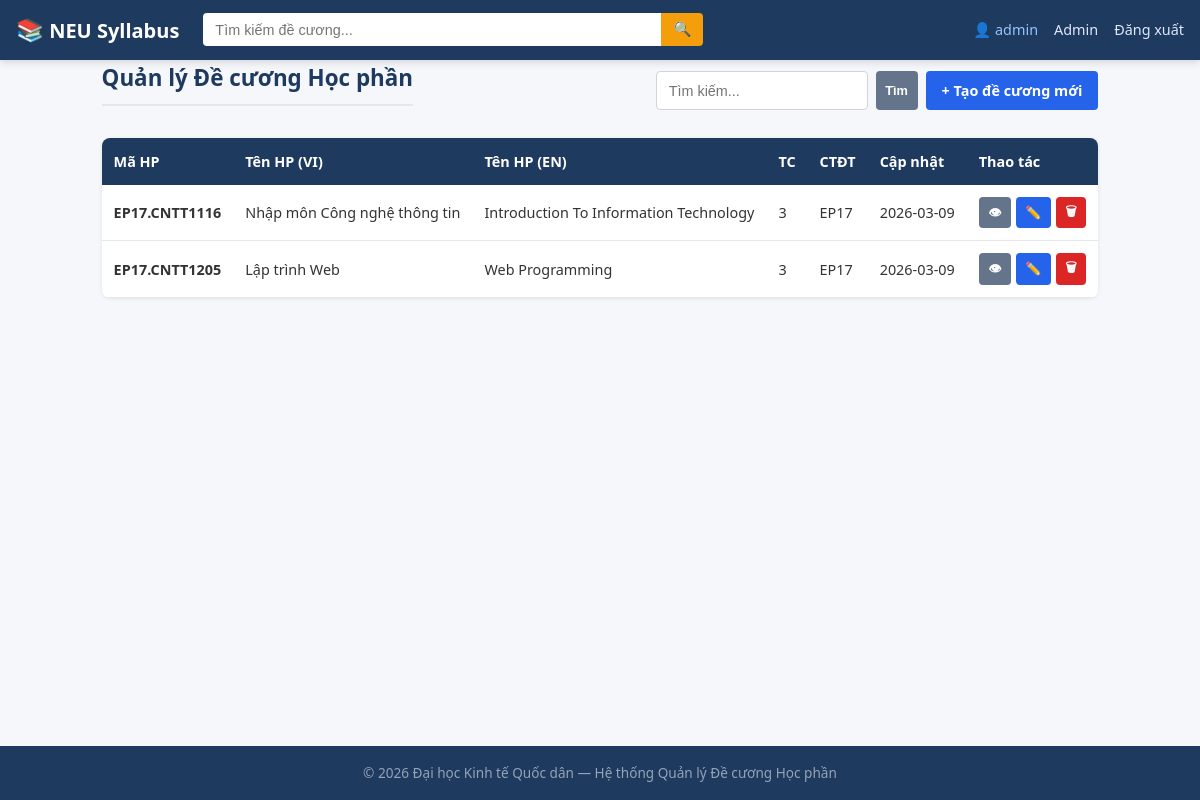
Page /admin/ (signed in) on the committed database.
### tables this page shows
CREATE TABLE syllabi (
    id INTEGER PRIMARY KEY AUTOINCREMENT,
    course_code TEXT UNIQUE NOT NULL,
    course_title_vi TEXT,
    course_title_en TEXT,
    credits INTEGER DEFAULT 0,
    contact_hours INTEGER DEFAULT 0,
    self_study_hours INTEGER DEFAULT 0,
    training_program TEXT,
    decision_date TEXT,
    decision_number TEXT,
    prerequisite_courses_vi TEXT,
    prerequisite_courses_en TEXT,
    num_prerequisite_courses TEXT DEFAULT 'None',
    description_vi TEXT,
    description_en TEXT,
    clo_assessment_vi TEXT,
    clo_assessment_en TEXT,
    course_requirements_vi TEXT,
    course_requirements_en TEXT,
    adjustment_time TEXT,
    created_at TIMESTAMP DEFAULT CURRENT_TIMESTAMP,
    updated_at TIMESTAMP DEFAULT CURRENT_TIMESTAMP
);

### app.py (the view)
@app.route('/admin/')
@admin_required
def admin_dashboard():
    q = request.args.get('q', '').strip()
    if q:
        syllabi = models.search_syllabi(q)
    else:
        syllabi = models.get_all_syllabi()
    return render_template('admin/dashboard.html', syllabi=syllabi, query=q)

### app.py (called while the page is built)
def admin_required(view):
    @functools.wraps(view)
    def wrapped(**kwargs):
        if 'user_id' not in session:
            flash('Vui lòng đăng nhập để tiếp tục.', 'warning')
            return redirect(url_for('login'))
        if session.get('role') != 'admin':
            flash('Bạn không có quyền truy cập trang này.', 'danger')
            return redirect(url_for('index'))
        return view(**kwargs)
    return wrapped

### models.py (called while the page is built)
def get_db():
    conn = sqlite3.connect(config.DATABASE)
    conn.row_factory = sqlite3.Row
    conn.execute("PRAGMA foreign_keys = ON")
    return conn

def get_all_syllabi():
    db = get_db()
    rows = db.execute(
        "SELECT * FROM syllabi ORDER BY updated_at DESC"
    ).fetchall()
    db.close()
    return rows

### templates/admin/dashboard.html (shortened to what this page needs)
{% extends 'base.html' %}
{% block content %}
<section class="section">
    <div class="admin-header">
        <h2>Quản lý Đề cương Học phần</h2>
        <div style="display:flex; gap:0.5rem; flex-wrap:wrap;">
            <form action="{{ url_for('admin_dashboard') }}" method="get" style="display:flex; gap:0.5rem;">
                <input type="text" name="q" placeholder="Tìm kiếm..." value="{{ query }}" style="padding:0.4rem 0.75rem; border:1px solid #d1d5db; border-radius:4px; font-size:0.9rem;">
                <button type="submit" class="btn btn-secondary btn-sm">Tìm</button>
            </form>
            <a href="{{ url_for('admin_syllabus_new') }}" class="btn btn-primary">+ Tạo đề cương mới</a>
        </div>
    </div>
    {% if syllabi %}
    <table class="admin-table">
        <thead>
            <tr>
                <th>Mã HP</th>
                <th>Tên HP (VI)</th>
                <th>Tên HP (EN)</th>
                <th>TC</th>
                <th>CTĐT</th>
                <th>Cập nhật</th>
                <th>Thao tác</th>
            </tr>
        </thead>
        <tbody>
            {% for s in syllabi %}
            <tr>
                <td><strong>{{ s['course_code'] }}</strong></td>
                <td>{{ s['course_title_vi'] }}</td>
                <td>{{ s['course_title_en'] }}</td>
                <td>{{ s['credits'] }}</td>
                <td>{{ s['training_program'] }}</td>
                <td>{{ s['updated_at'][:10] if s['updated_at'] else '' }}</td>
                <td>
                    <div class="action-btns">
                        <a href="{{ url_for('course_detail', course_code=s['course_code']) }}" class="btn btn-secondary btn-sm" title="Xem">👁</a>
                        <a href="{{ url_for('admin_syllabus_edit', syllabus_id=s['id']) }}" class="btn btn-primary btn-sm" title="Sửa">✏️</a>
                        <form method="post" action="{{ url_for('admin_syllabus_delete', syllabus_id=s['id']) }}" style="display:inline" onsubmit="return confirmDelete(this);">
                            <button type="submit" class="btn btn-danger btn-sm" title="Xóa">🗑</button>
                        </form>
                    </div>
                </td>
            </tr>
            {% endfor %}
        </tbody>
    </table>
    {% else %}
    <p class="empty-state">Không có đề cương nào.{% if query %} Thử tìm kiếm khác. <a href="{{ url_for('admin_dashboard') }}">Xem tất cả</a>{% endif %}</p>
    {% endif %}
</section>
{% endblock %}

### static/css/style.css (style rules this page uses)
*, *::before, *::after { box-sizing: border-box; margin: 0; padding: 0; }
html { font-size: 16px; scroll-behavior: smooth; }
body { font-family: 'Segoe UI', Tahoma, Geneva, Verdana, sans-serif; line-height: 1.6; color: #333; background: #f5f7fa; min-height: 100vh; display: flex; flex-direction: column; }
a { color: #2563eb; text-decoration: none; }
.section { margin-bottom: 2rem; }
.section h2 { font-size: 1.4rem; color: #1e3a5f; margin-bottom: 1rem; padding-bottom: 0.5rem; border-bottom: 2px solid #e5e7eb; }
.btn { display: inline-block; padding: 0.5rem 1rem; border: none; border-radius: 4px; font-size: 0.9rem; font-weight: 600; cursor: pointer; text-align: center; transition: background 0.2s; }
.btn-primary { background: #2563eb; color: white; }
.btn-danger { background: #dc2626; color: white; }
.btn-secondary { background: #64748b; color: white; }
.btn-sm { padding: 0.3rem 0.6rem; font-size: 0.8rem; }
.admin-header { display: flex; justify-content: space-between; align-items: center; flex-wrap: wrap; gap: 1rem; margin-bottom: 1rem; }
.admin-table { width: 100%; border-collapse: collapse; background: white; border-radius: 8px; overflow: hidden; box-shadow: 0 1px 4px rgba(0,0,0,0.08); }
.admin-table th { background: #1e3a5f; color: white; padding: 0.75rem; font-weight: 600; text-align: left; font-size: 0.9rem; }
.admin-table td { padding: 0.75rem; border-bottom: 1px solid #e5e7eb; font-size: 0.9rem; }
.action-btns { display: flex; gap: 0.3rem; flex-wrap: wrap; }

### rows in the picture
syllabi: course_code "EP17.CNTT1116", course_title_vi "Nhập môn Công nghệ thông tin", course_title_en "Introduction To Information Technology", credits "3", training_program "EP17", updated_at "2026-03-09"
syllabi: course_code "EP17.CNTT1205", course_title_vi "Lập trình Web", course_title_en "Web Programming", credits "3", training_program "EP17", updated_at "2026-03-09"

### other values in the picture
{{ session.get('username') }} "admin"
